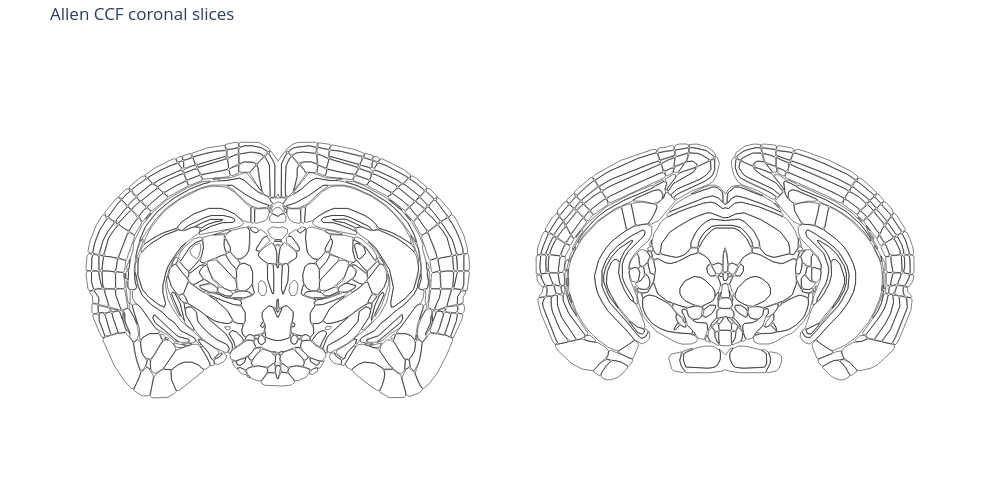

Notebook code for this chart:
### Markdown cell above
Testing some code to plot multiple slides at a time

### Code cell
fig = go.Figure()

coords = [-2.0, -3.0]

offset_by_coord = {
    coord: i * 35
    for i, coord in enumerate(coords)
}

for feature in geojson_lonlat["features"]:
    region_name = feature["properties"]["Region name"]
    region_id = feature["properties"]["Region ID"]
    coord_mm = feature["properties"]["coordinate_mm"]

    if region_id in [0, 997]:
        continue

    x_offset = offset_by_coord[coord_mm]

    for polygon in feature["geometry"]["coordinates"]:
        for ring in polygon:
            lon = [p[0] + x_offset for p in ring]
            lat = [p[1] for p in ring]

            fig.add_trace(
                go.Scattergeo(
                    lon=lon,
                    lat=lat,
                    mode="lines",
                    line=dict(color="black", width=0.5),
                    hovertemplate=(
                        f"<b>{region_name}</b><br>"
                        f"Region ID: {region_id}<br>"
                        f"AP: {coord_mm:.2f} mm"
                        "<extra></extra>"
                    ),
                    showlegend=False,
                )
            )

fig.update_geos(
    visible=False,
    fitbounds="locations",
    projection_type="equirectangular",
)

fig.update_layout(
    title="Allen CCF coronal slices",
    width=1000,
    height=500,
    margin=dict(l=0, r=0, t=40, b=0),
    paper_bgcolor="white",
    plot_bgcolor="white",
)

fig.show()
